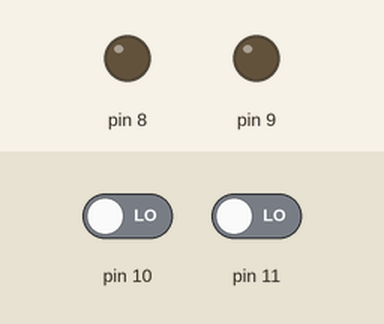
Bench run of a sketch on a simulated Arduino Uno, built with avr-gcc and run on an emulated ATmega328P. On the bench: output pins drawn as LEDs (lit = HIGH). Dashed ring = blinking. The test bench sets the inputs (shaded band); at power-on: pin 10 LOW, pin 11 LOW.

Above: at 1.2 s.
1.3 s: pin 10 driven HIGH
At 1.45 s:
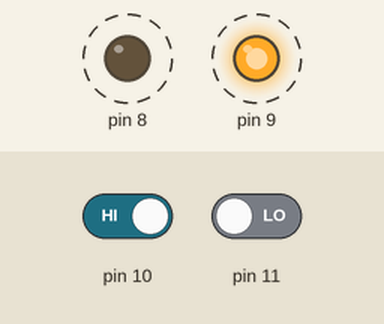
4.3 s: pin 11 driven HIGH
At 4.9 s:
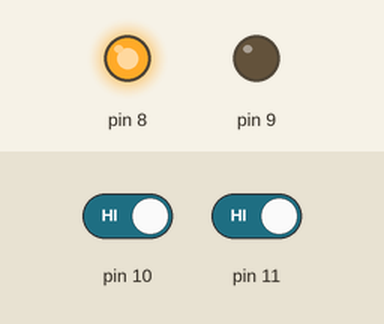
7.3 s: pin 11 driven LOW
10.3 s: pin 10 driven LOW
At 11.0 s:
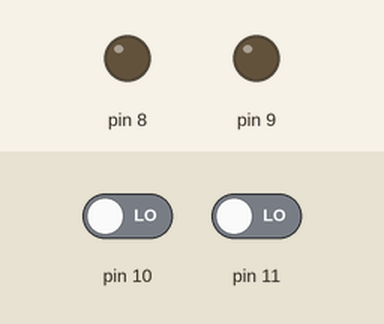
Timing chart, 0 to 12.8 s (numbered marks = the images above; inputs shaded):
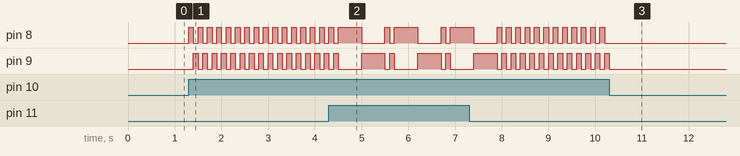

The sketch:

code2.ino
```cpp
int BUTTONstate1 = 0;
int BUTTONstate2 = 0;

void setup() {

  pinMode(8, OUTPUT);
  pinMode(9, OUTPUT);
  pinMode(10, INPUT);
  pinMode(11, INPUT);
}

void loop() {
  BUTTONstate1 = digitalRead(10);
  BUTTONstate2 = digitalRead(11);

  if (BUTTONstate1 == HIGH)
  {
    mod2();
  }

  if (BUTTONstate2 == HIGH)
  {
    mod1();
  }
}

void mod1(){
  digitalWrite(8, HIGH);
  delay(500);
  digitalWrite(8, LOW);

  digitalWrite(9, HIGH);
  delay(500);
  digitalWrite(9, LOW);
}

void mod2(){
  digitalWrite(8, HIGH);
  delay(100);
  digitalWrite(8, LOW);

  digitalWrite(9, HIGH);
  delay(100);
  digitalWrite(9, LOW);
}
```

Measured:
- after the input at 1.3 s, pin 8: alternates HIGH for 0.10 s and LOW for 0.10 s, starting at once; pin 9: alternates HIGH for 0.10 s and LOW for 0.10 s, starting after 0.10 s
- after the input at 10.3 s, pin 8: stops changing and stays LOW; pin 9: goes on until 10.3 s, then stays LOW
